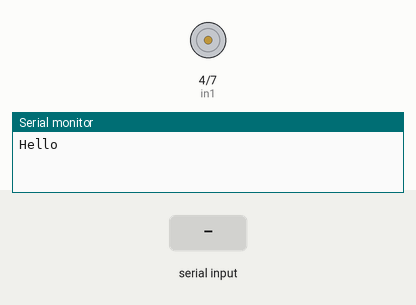
Bench run of a sketch on a simulated Arduino Uno, built with avr-gcc and run on an emulated ATmega328P. Parts: motor-driver pin pairs drawn as motors (green arrow = first pin HIGH = forward, orange = second pin HIGH = backward, longer = more drive, scaled by the enable pin), the last lines printed to the serial monitor. Inputs (shaded band) come from the test bench.

Above: at 1.2 s.
1.3 s: "90,45\n" received over Serial
At 2.1 s:
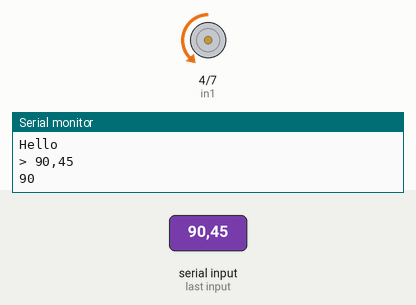
2.8 s: "200\n" received over Serial
At 3.5 s:
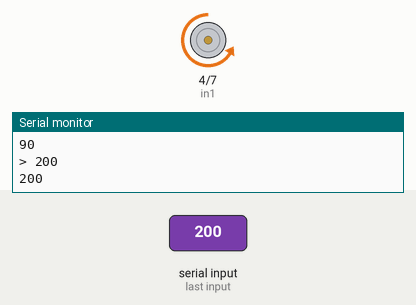
4.3 s: "1,90,45\n" received over Serial
At 5.5 s:
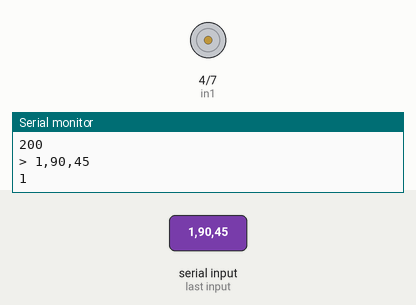
5.8 s: "90\n" received over Serial
At 6.6 s:
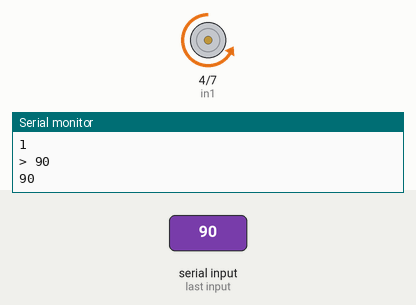
7.3 s: "30,150\n" received over Serial
At 7.9 s:
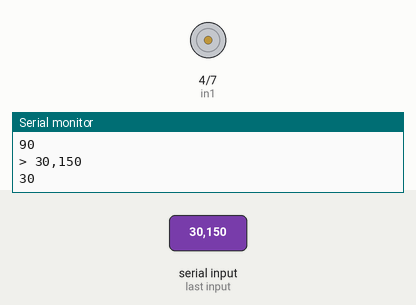
Timing chart, 0 to 9.8 s (numbered marks = the images above; inputs shaded):
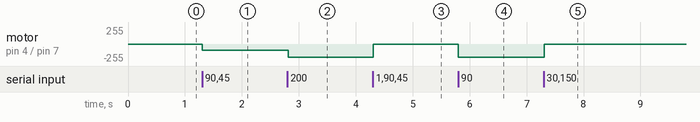

Measured:
- after the input at 1.3 s, motor on pin 4 (in1) / pin 7 (in2): stopped → backward 90/255 at once
- after the input at 2.8 s, motor on pin 4 (in1) / pin 7 (in2): backward 90/255 → backward 200/255 at once
- after the input at 4.3 s, motor on pin 4 (in1) / pin 7 (in2): backward 200/255 → stopped at once
- after the input at 5.8 s, motor on pin 4 (in1) / pin 7 (in2): stopped → backward 200/255 at once
- after the input at 7.3 s, motor on pin 4 (in1) / pin 7 (in2): backward 200/255 → stopped at once

The sketch:

motor-l298N.ino
```cpp
const int enA = 5;
const int in1 = 4;
const int in2 = 7;

int motor_min = 70;

int motor_value = 255;
unsigned int integerValue=0;  // Max value is 65535
char incomingByte;

void setup() {
  Serial.begin(115200);
  pinMode(enA, OUTPUT);
  pinMode(in1, OUTPUT);
  pinMode(in2, OUTPUT);

  Serial.println("Hello");
}

String my_name;

void loop() {

  if (Serial.available()) {
      my_name = Serial.readStringUntil('\n');
      Serial.println("> " + my_name);
      if (my_name.toInt() > 0) {
        integerValue = my_name.toInt();
      }
      Serial.println(integerValue);
  }

  motor_value = integerValue;
  if(motor_value > 0){
    MotorCounterClockwise(motor_value);
  }else{
    MotorClockwise(abs(motor_value));
  }
  //Serial.println(motor_value);
  delay(10);
}

void MotorClockwise(int power){
  if(power > motor_min){
    analogWrite(enA, power);
    digitalWrite(in1, HIGH);
    digitalWrite(in2, LOW);
  }else{
    digitalWrite(enA, LOW);
    digitalWrite(in1, LOW);
    digitalWrite(in2, LOW);
  }
}

void MotorCounterClockwise(int power){
  if(power > motor_min){
    analogWrite(enA, power);
    digitalWrite(in1, LOW);
    digitalWrite(in2, HIGH);
  }else{
    digitalWrite(enA, LOW);
    digitalWrite(in1, LOW);
    digitalWrite(in2, LOW);
  }
}
```
